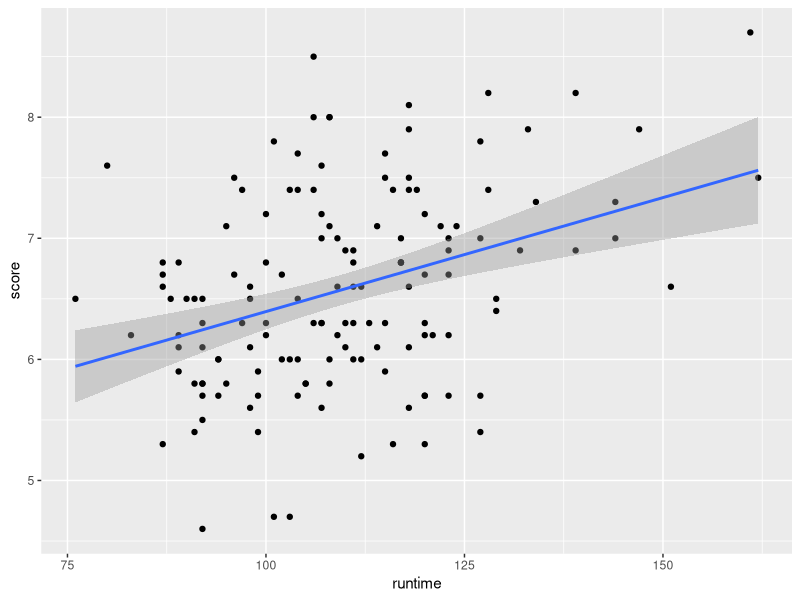
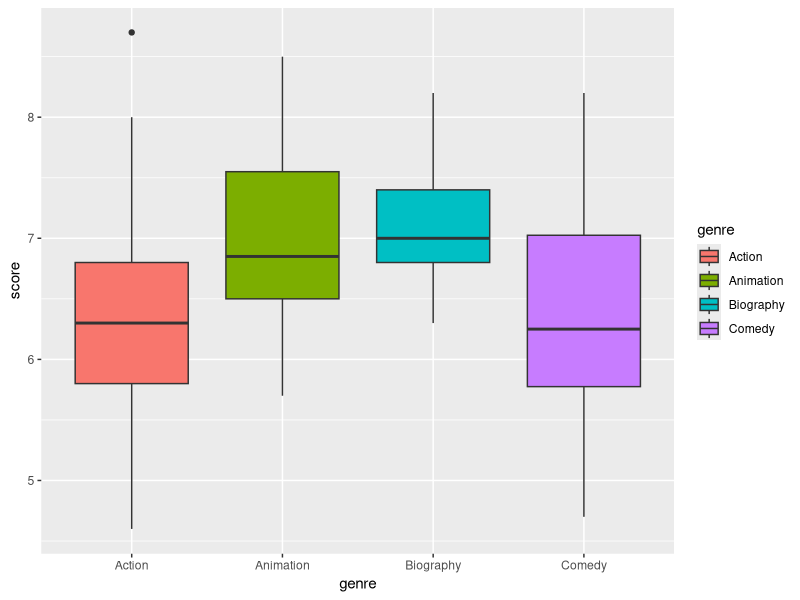
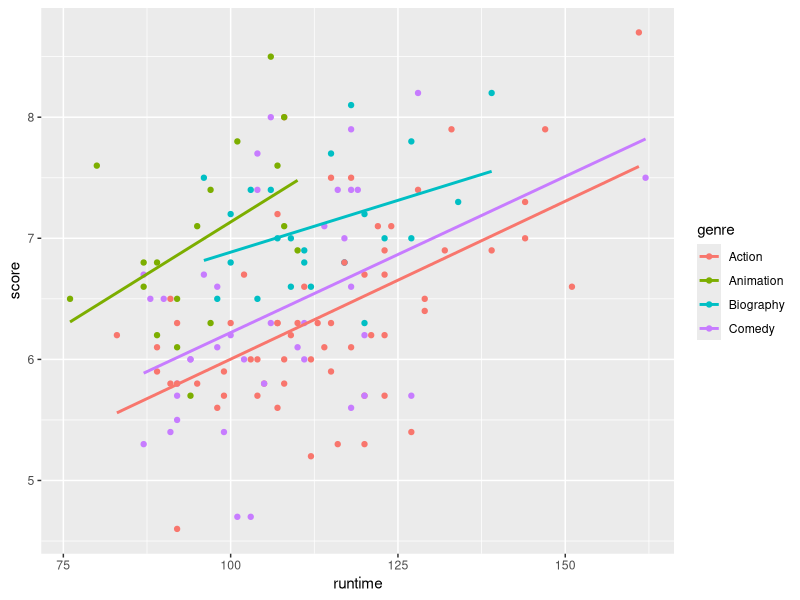

Recreate these plots in R, in order.
library(tidyverse)
library(readxl)
library(car)
library(modelr)

movies0 <- read_excel('./data/movies.xlsx')
movies0

movies0 %>%
  ggplot(aes(x = runtime, y = score))+
  geom_point()+
  geom_smooth(method = 'lm')

m1<- lm(score ~ runtime, movies0)
summary(m1)

movies0$genre <- as.factor(movies0$genre) 
movies0

movies0 %>%
  ggplot(aes(x = genre, y = score, fill = genre))+
  geom_boxplot()

genre_lm <- lm(score ~ genre, movies0)

model_matrix(movies0, ~ genre)

summary(genre_lm)

m2 <- lm(score ~ runtime + genre, movies0)
summary(m2)

movies0 %>%
  ggplot(aes(x = runtime, y = score, colour = genre))+
  geom_point()+
  geom_smooth(method = 'lm',se = FALSE)

model_matrix(movies0, ~ runtime + genre)

Anova(m2)
